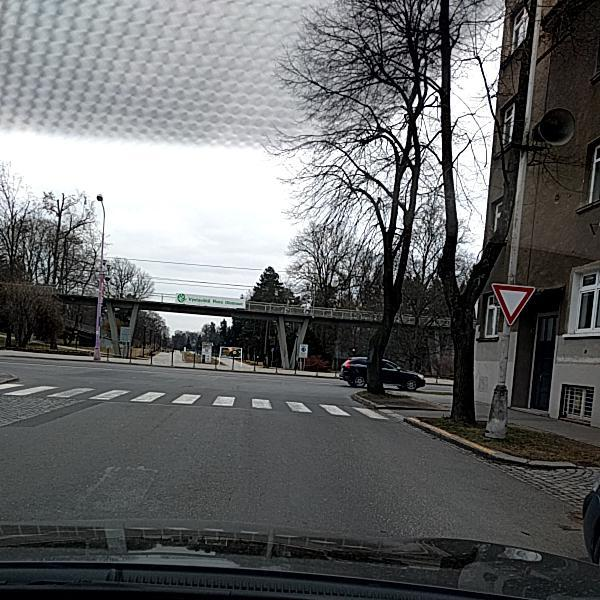
#> input picture vitisAI/dataset_valid/Czech/images/Czech_000035.jpg, 600 x 600 px, found by its file name; its folder holds 4 pictures in this run
$ python graph_input_fn.py
#> lines starting #> are read from the running program, lines starting #| are printed output that depends on the picture
import cv2
import numpy as np
import os
import gzip
import struct

calib_batch_size = 50


sorts_list = ['Czech', 'India', 'Japan']
img_size_net = 300
CONV_INPUT = "x_input_input"
#CONV_INPUT = "x_input"
calib_batch_size = 30

def load_valid_data(data_path):
    label_cnt = 0
    test_images = []
    test_lables = []
    for sort_path in sorts_list:
        crack_list = os.listdir(data_path + sort_path + "/images")
        for img_name in crack_list:
            img_path = data_path + sort_path + "/images" + "/" + img_name
            img = cv2.imread(img_path)
#> img is the input picture: shape (600, 600, 3); mean B, G, R 104.3, 103.6, 102.3
            img_scale = cv2.resize(img,(img_size_net, img_size_net), interpolation = cv2.INTER_CUBIC)
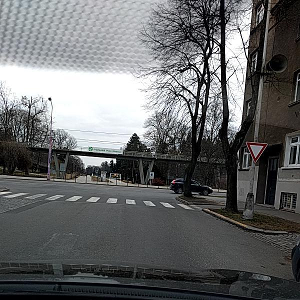
#> img_scale: shape (300, 300, 3); mean B, G, R 104.3, 103.6, 102.4
            if not img is None:
                test_images.append(img_scale / 255.)
                test_lables.append(label_cnt)
        label_cnt += 1
#> label_cnt = 1
    return test_images, test_lables

dataset_valid_path = '/workspace/xilinx-vitis-AI-project/rps_u96/dataset_valid/'
(validSet_images, validSet_lables) = load_valid_data(dataset_valid_path)
validSet_images = np.array(validSet_images)
validSet_lables = np.array(validSet_lables)
def calib_input(iter):
    images = []
    for index in range(0, calib_batch_size):
        images.append(validSet_images[index])

    return {CONV_INPUT: images}
